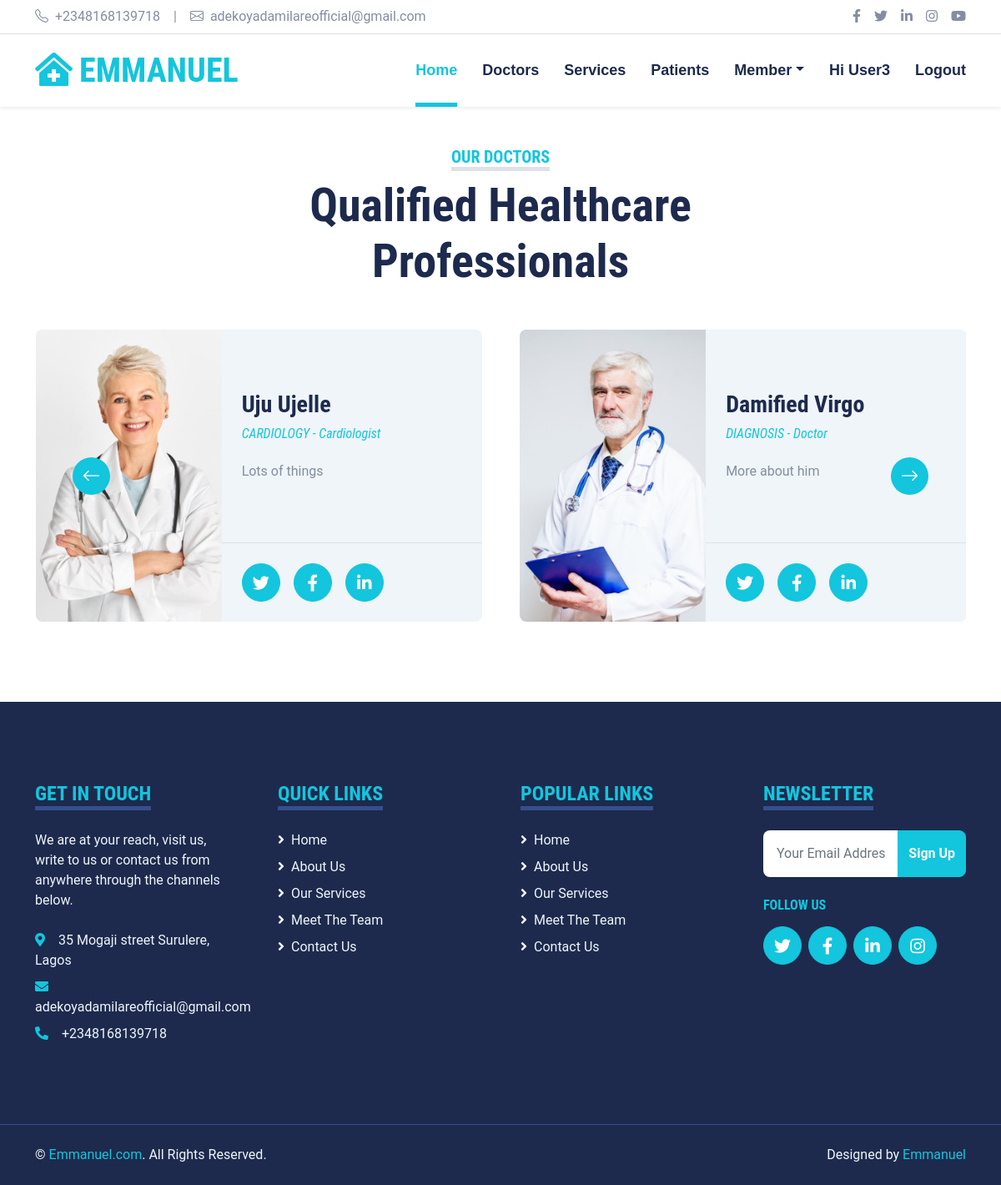
/hospital/doctors (signed in), run on the app's committed database.
### web/models.py (models this page shows, shortened)
class Doctor(models.Model):
    name = models.CharField(max_length=100)
    age = models.IntegerField()
    email = models.EmailField()
    gender = models.CharField(choices=GENDER_CHOICES, max_length=10)
    address = models.CharField(max_length=100)
    image = models.ImageField(upload_to='doctor_image')
    department = models.ForeignKey(Department, on_delete=models.CASCADE)
    position = models.CharField(max_length=50)
    about = models.TextField()
    date_joined = models.DateTimeField(auto_now_add=True)
    date_updated = models.DateTimeField(auto_now=True)

class Department(models.Model):
    service = models.CharField(choices=SERVICE_CHOICES, max_length=25)
    image = models.ImageField(upload_to='service_image')
    description = models.TextField()
    def __str__(self):
        return self.service

### web/views.py (the view)
# urls.py: path('doctors', DoctorsPage , name='doctors'),
def DoctorsPage(request):
    doctors = Doctor.objects.all()# request.POST("email") # OR request.POST.get["email"] OR request.POST.get("name")
    context = {
        'doctors': doctors
    }
    return render(request, "web/team.html", context)

### web/templates/web/team.html (shortened to what this page needs)
{% extends "web/index.html" %}
{% block content %}
<!DOCTYPE html>
<html lang="en">
<head>
</head>
<body>
        <div class="container-fluid py-5">
            <div class="container">
                <div class="text-center mx-auto mb-5" style="max-width: 500px;">
                    <h5 class="d-inline-block text-primary text-uppercase border-bottom border-5">Our Doctors</h5>
                    <h1 class="display-4">Qualified Healthcare Professionals</h1>
                </div>
                <div class="owl-carousel team-carousel position-relative">
                    {% for i in doctors %}
                    <div class="team-item">
                        <div class="row g-0 bg-light rounded overflow-hidden">
                            <div class="col-12 col-sm-5 h-100">
                                <img class="img-fluid h-100" src="{{ i.image.url }}" style="object-fit: cover;">
                            </div>
                            <div class="col-12 col-sm-7 h-100 d-flex flex-column">
                                <div class="mt-auto p-4">
                                    <h3>{{ i.name }}</h3>
                                    <h6 class="fw-normal fst-italic text-primary mb-4">{{ i.department }} - {{ i.position }} </h6>
                                    <p class="m-0">{{ i.about }}</p>
                                </div>
                                <div class="d-flex mt-auto border-top p-4">
                                    <a class="btn btn-lg btn-primary btn-lg-square rounded-circle me-3" href="#"><i class="fab fa-twitter"></i></a>
                                    <a class="btn btn-lg btn-primary btn-lg-square rounded-circle me-3" href="#"><i class="fab fa-facebook-f"></i></a>
                                    <a class="btn btn-lg btn-primary btn-lg-square rounded-circle" href="#"><i class="fab fa-linkedin-in"></i></a>
                                </div>
                            </div>
                        </div>
                    </div>
                    {% endfor %}
                </div>
            </div>
        </div>
</body>
</html>
{% endblock content %}

### web/templates/web/index.html (shortened to what this page needs)
{% load static %}
<!DOCTYPE html>
<html lang="en">
<head>
    <link href="https://cdnjs.cloudflare.com/ajax/libs/font-awesome/5.15.0/css/all.min.css" rel="stylesheet">
    <link href="https://cdn.jsdelivr.net/npm/bootstrap-icons@1.4.1/font/bootstrap-icons.css" rel="stylesheet">
    <link href="{% static 'web/lib/owlcarousel/assets/owl.carousel.min.css' %}" rel="stylesheet">
    <link href="{% static 'web/lib/tempusdominus/css/tempusdominus-bootstrap-4.min.css' %}" rel="stylesheet" />
    <link href="{% static 'web/css/bootstrap.min.css' %}" rel="stylesheet">
    <link href="{% static 'web/css/style.css' %}" rel="stylesheet">
</head>
<body>
    <div class="container-fluid py-2 border-bottom d-none d-lg-block">
        <div class="container">
            <div class="row">
                <div class="col-md-6 text-center text-lg-start mb-2 mb-lg-0">
                    <div class="d-inline-flex align-items-center">
                        <a class="text-decoration-none text-body pe-3" href=""><i class="bi bi-telephone me-2"></i>+2348168139718</a>
                        <span class="text-body">|</span>
                        <a class="text-decoration-none text-body px-3" href=""><i class="bi bi-envelope me-2"></i>adekoyadamilareofficial@gmail.com</a>
                    </div>
                </div>
                <div class="col-md-6 text-center text-lg-end">
                    <div class="d-inline-flex align-items-center">
                        <a class="text-body px-2" href="">
                            <i class="fab fa-facebook-f"></i>
                        </a>
                        <a class="text-body px-2" href="">
                            <i class="fab fa-twitter"></i>
                        </a>
                        <a class="text-body px-2" href="">
                            <i class="fab fa-linkedin-in"></i>
                        </a>
                        <a class="text-body px-2" href="">
                            <i class="fab fa-instagram"></i>
                        </a>
                        <a class="text-body ps-2" href="">
                            <i class="fab fa-youtube"></i>
                        </a>
                    </div>
                </div>
            </div>
        </div>
    </div>
    <div class="container-fluid sticky-top bg-white shadow-sm">
        <div class="container">
            <nav class="navbar navbar-expand-lg bg-white navbar-light py-3 py-lg-0">
                <a href="{% url 'home' %}" class="navbar-brand">
                    <h1 class="m-0 text-uppercase text-primary"><i class="fa fa-clinic-medical me-2"></i>Emmanuel</h1>
                </a>
                <div class="collapse navbar-collapse" id="navbarCollapse">
                    <div class="navbar-nav ms-auto py-0">
                        <a href="{% url 'home' %}" class="nav-item nav-link active">Home</a>
                        <a href="{% url 'doctors' %}" class="nav-item nav-link">Doctors</a>
                        <a href="{% url 'departments' %}" class="nav-item nav-link">Services</a>
                        <a href="{% url 'patients' %}" class="nav-item nav-link">Patients</a>
                        <div class="nav-item dropdown">
                            <a href="#" class="nav-link dropdown-toggle" data-bs-toggle="dropdown">Member</a>
                        </div>
                        {% if user.username %}
                        <a href="{% url 'detail' user.pk %}" class="nav-item nav-link">Hi {{ user.username }}</a>
                        <a href="{% url 'logout' %}" class="nav-item nav-link">Logout</a>
                        {% endif %}
                    </div>
                </div>
            </nav>
        </div>
    </div>
    {% block content %}{% endblock content %}
    <div class="container-fluid bg-dark text-light mt-5 py-5">
        <div class="container py-5">
            <div class="row g-5">
                <div class="col-lg-3 col-md-6">
                    <h4 class="d-inline-block text-primary text-uppercase border-bottom border-5 border-secondary mb-4">Get In Touch</h4>
                    <p class="mb-4">We are at your reach, visit us, write to us or contact us from anywhere through the channels below.</p>
                    <p class="mb-2"><i class="fa fa-map-marker-alt text-primary me-3"></i>35 Mogaji street Surulere, Lagos</p>
                    <p class="mb-2"><i class="fa fa-envelope text-primary me-3"></i>adekoyadamilareofficial@gmail.com</p>
                    <p class="mb-0"><i class="fa fa-phone-alt text-primary me-3"></i>+2348168139718</p>
                </div>
                <div class="col-lg-3 col-md-6">
                    <h4 class="d-inline-block text-primary text-uppercase border-bottom border-5 border-secondary mb-4">Quick Links</h4>
                    <div class="d-flex flex-column justify-content-start">
                        <a class="text-light mb-2" href="{% url 'home' %}"><i class="fa fa-angle-right me-2"></i>Home</a>
                        <a class="text-light mb-2" href="{% url 'home' %}"><i class="fa fa-angle-right me-2"></i>About Us</a>
                        <a class="text-light mb-2" href="{% url 'departments' %}"><i class="fa fa-angle-right me-2"></i>Our Services</a>
                        <a class="text-light mb-2" href="{% url 'doctors' %}"><i class="fa fa-angle-right me-2"></i>Meet The Team</a>
                        <a class="text-light" href="#"><i class="fa fa-angle-right me-2"></i>Contact Us</a>
                    </div>
                </div>
                <div class="col-lg-3 col-md-6">
                    <h4 class="d-inline-block text-primary text-uppercase border-bottom border-5 border-secondary mb-4">Popular Links</h4>
                    <div class="d-flex flex-column justify-content-start">
                        <a class="text-light mb-2" href="{% url 'home' %}"><i class="fa fa-angle-right me-2"></i>Home</a>
                        <a class="text-light mb-2" href="{% url 'home' %}"><i class="fa fa-angle-right me-2"></i>About Us</a>
                        <a class="text-light mb-2" href="{% url 'departments' %}"><i class="fa fa-angle-right me-2"></i>Our Services</a>
                        <a class="text-light mb-2" href="{% url 'doctors' %}"><i class="fa fa-angle-right me-2"></i>Meet The Team</a>
                        <a class="text-light" href="#"><i class="fa fa-angle-right me-2"></i>Contact Us</a>
                    </div>
                </div>
                <div class="col-lg-3 col-md-6">
                    <h4 class="d-inline-block text-primary text-uppercase border-bottom border-5 border-secondary mb-4">Newsletter</h4>
                    <form action="" method="post">
                        <div class="input-group">
                            <input type="text" class="form-control p-3 border-0" name="email" placeholder="Your Email Address">
                            <button type="submit" class="btn btn-primary">Sign Up</button>
                        </div>
                    </form>
                    <h6 class="text-primary text-uppercase mt-4 mb-3">Follow Us</h6>
                    <div class="d-flex">
                        <a class="btn btn-lg btn-primary btn-lg-square rounded-circle me-2" href="https://twitter.com/iamdamified"><i class="fab fa-twitter"></i></a>
                        <a class="btn btn-lg btn-primary btn-lg-square rounded-circle me-2" href="https://www.facebook.com/adekoyadray"><i class="fab fa-facebook-f"></i></a>
                        <a class="btn btn-lg btn-primary btn-lg-square rounded-circle me-2" href="https://www.linkedin.com/in/emmanuel-adekoya-pmp-740325244/"><i class="fab fa-linkedin-in"></i></a>
                        <a class="btn btn-lg btn-primary btn-lg-square rounded-circle" href="https://www.instagram.com/iamdamified/"><i class="fab fa-instagram"></i></a>
                    </div>
                </div>
            </div>
        </div>
    </div>
    <div class="container-fluid bg-dark text-light border-top border-secondary py-4">
        <div class="container">
            <div class="row g-5">
                <div class="col-md-6 text-center text-md-start">
                    <p class="mb-md-0">&copy; <a class="text-primary" href="#">Emmanuel.com</a>. All Rights Reserved.</p>
                </div>
                <div class="col-md-6 text-center text-md-end">
                    <p class="mb-0">Designed by <a class="text-primary" href="">Emmanuel</a></p>
                </div>
            </div>
        </div>
    </div>
</body>
</html>

### web/static/web/css/style.css (style rules this page uses)
:root { --primary: #13C5DD; --secondary: #354F8E; --light: #EFF5F9; --dark: #1D2A4D; }
.btn { font-weight: 700; transition: .5s; }
.btn-primary { color: #FFFFFF; }
.btn-lg-square { width: 46px; height: 46px; }
.btn-square, .btn-sm-square, .btn-lg-square { padding-left: 0; padding-right: 0; text-align: center; }
.navbar-light .navbar-nav .nav-link { font-family: 'Jost', sans-serif; position: relative; margin-left: 30px; padding: 30px 0; font-size: 18px; font-weight: 700; color: var(--dark); outline: none; transition: .5s; }
.navbar-light .navbar-nav .nav-link:hover, .navbar-light .navbar-nav .nav-link.active { color: var(--primary); }
@media (min-width: 992px) { .navbar-light .navbar-nav .nav-link::before { position: absolute; content: ""; width: 0; height: 5px; bottom: 0; left: 50%; background: var(--primary); transition: .5s; } }
@media (min-width: 992px) { .navbar-light .navbar-nav .nav-link:hover::before, .navbar-light .navbar-nav .nav-link.active::before { width: 100%; left: 0; } }
@media (min-width: 576px) { .team-item .row { height: 350px; } }

### data on the page
Doctor: image (picture), name "Uju Ujelle", department "CARDIOLOGY", position "Cardiologist", about "Lots of things"
Doctor: image (picture), name "Damified Virgo", department "DIAGNOSIS", position "Doctor", about "More about him"

### other printed values
{{ user.username }} "User3"
